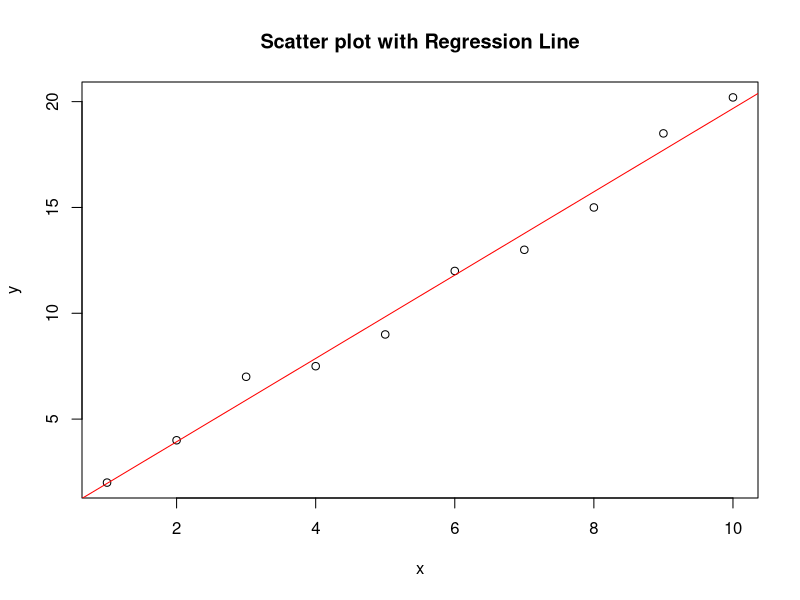

Write the R code that produced this figure.
# Function to plot data and regression line
plot_data_with_regression <- function(x, y) {
  tryCatch({
    plot(x, y, main = "Scatter plot with Regression Line", xlab = "x", ylab = "y")
    data.fit <- lm(y ~ x)
    abline(data.fit, col = "red")
  }, error = function(e) {
    message("Error in plotting data: ", e$message)
  })
}

# Function to compute linear regression and print summary
compute_regression_summary <- function(x, y) {
  tryCatch({
    data.fit <- lm(y ~ x)
    summary(data.fit)
  }, error = function(e) {
    message("Error in computing regression summary: ", e$message)
    return(NULL)
  })
}

# Function to compute and print standard errors
compute_standard_errors <- function(data.fit) {
  tryCatch({
    standard_errors <- summary(data.fit)$coefficients[, "Std. Error"]
    se_b0 <- standard_errors[1] # Standard error of b0
    se_b1 <- standard_errors[2] # Standard error of b1
    cat("Standard Error of b0:", se_b0, "\n")
    cat("Standard Error of b1:", se_b1, "\n")
  }, error = function(e) {
    message("Error in computing standard errors: ", e$message)
  })
}

# Function to compute and print confidence intervals
compute_confidence_intervals <- function(data.fit, alpha = 0.05) {
  tryCatch({
    conf_intervals <- confint(data.fit, level = 1 - alpha)
    conf_interval_b0 <- conf_intervals[1, ]
    conf_interval_b1 <- conf_intervals[2, ]
    cat("Confidence interval for b0:\n", conf_interval_b0, "\n")
    cat("Confidence interval for b1:\n", conf_interval_b1, "\n")
  }, error = function(e) {
    message("Error in computing confidence intervals: ", e$message)
  })
}

# Example usage
data <- data.frame(x = c(1,2,3,4,5,6,7,8,9,10), y = c(2,4,7,7.5,9,12,13,15,18.5,20.2))

# Plot data with regression line
plot_data_with_regression(data$x, data$y)

# Compute and print regression summary
summary <- compute_regression_summary(data$x, data$y)
if (!is.null(summary)) {
  print(summary)
}

# Compute and print standard errors
data.fit <- lm(data$y ~ data$x)
compute_standard_errors(data.fit)

# Compute and print confidence intervals
compute_confidence_intervals(data.fit)
